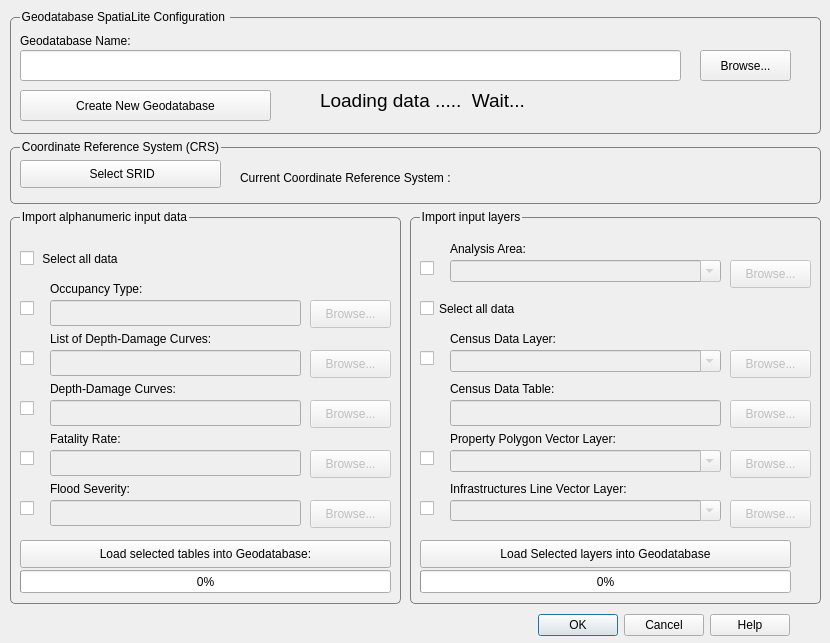
<?xml version="1.0" encoding="UTF-8"?>
<ui version="4.0">
 <class>FloodRisk</class>
 <widget class="QDialog" name="FloodRisk">
  <property name="geometry">
   <rect>
    <x>0</x>
    <y>0</y>
    <width>830</width>
    <height>643</height>
   </rect>
  </property>
  <property name="windowTitle">
   <string>FloodRisk | Database Manager</string>
  </property>
  <widget class="QWidget" name="horizontalLayoutWidget">
   <property name="geometry">
    <rect>
     <x>530</x>
     <y>610</y>
     <width>269</width>
     <height>31</height>
    </rect>
   </property>
   <layout class="QHBoxLayout" name="horizontalLayout">
    <item>
     <widget class="QDialogButtonBox" name="buttonBox">
      <property name="sizePolicy">
       <sizepolicy hsizetype="Fixed" vsizetype="Fixed">
        <horstretch>0</horstretch>
        <verstretch>0</verstretch>
       </sizepolicy>
      </property>
      <property name="orientation">
       <enum>Qt::Horizontal</enum>
      </property>
      <property name="standardButtons">
       <set>QDialogButtonBox::Cancel|QDialogButtonBox::Help|QDialogButtonBox::Ok</set>
      </property>
      <property name="centerButtons">
       <bool>false</bool>
      </property>
     </widget>
    </item>
   </layout>
  </widget>
  <widget class="QGroupBox" name="groupBox">
   <property name="enabled">
    <bool>true</bool>
   </property>
   <property name="geometry">
    <rect>
     <x>10</x>
     <y>10</y>
     <width>811</width>
     <height>131</height>
    </rect>
   </property>
   <property name="mouseTracking">
    <bool>false</bool>
   </property>
   <property name="acceptDrops">
    <bool>false</bool>
   </property>
   <property name="styleSheet">
    <string notr="true">QGroupBox {border: 1px solid gray; border-radius: 5px; margin-top: 7px; margin-bottom: 7px; padding: 0px} QGroupBox::title {top:-7 ex;left: 10px; subcontrol-origin: border}
</string>
   </property>
   <property name="title">
    <string>Geodatabase SpatiaLite Configuration </string>
   </property>
   <property name="flat">
    <bool>false</bool>
   </property>
   <property name="checkable">
    <bool>false</bool>
   </property>
   <property name="checked">
    <bool>false</bool>
   </property>
   <widget class="QLineEdit" name="txtShellFilePath">
    <property name="geometry">
     <rect>
      <x>10</x>
      <y>40</y>
      <width>661</width>
      <height>31</height>
     </rect>
    </property>
   </widget>
   <widget class="QPushButton" name="btnChooseShellFile_1">
    <property name="geometry">
     <rect>
      <x>690</x>
      <y>40</y>
      <width>91</width>
      <height>31</height>
     </rect>
    </property>
    <property name="text">
     <string>Browse...</string>
    </property>
   </widget>
   <widget class="QLabel" name="label">
    <property name="geometry">
     <rect>
      <x>10</x>
      <y>10</y>
      <width>301</width>
      <height>41</height>
     </rect>
    </property>
    <property name="text">
     <string>Geodatabase Name:</string>
    </property>
   </widget>
   <widget class="QPushButton" name="btnChooseShellFile_3">
    <property name="geometry">
     <rect>
      <x>10</x>
      <y>80</y>
      <width>251</width>
      <height>31</height>
     </rect>
    </property>
    <property name="text">
     <string>Create New Geodatabase</string>
    </property>
   </widget>
   <widget class="QLabel" name="label_loading">
    <property name="geometry">
     <rect>
      <x>310</x>
      <y>70</y>
      <width>271</width>
      <height>41</height>
     </rect>
    </property>
    <property name="font">
     <font>
      <pointsize>14</pointsize>
     </font>
    </property>
    <property name="text">
     <string>Loading data .....  Wait...</string>
    </property>
    <property name="textFormat">
     <enum>Qt::AutoText</enum>
    </property>
   </widget>
  </widget>
  <widget class="QGroupBox" name="groupBox_2">
   <property name="geometry">
    <rect>
     <x>10</x>
     <y>140</y>
     <width>811</width>
     <height>71</height>
    </rect>
   </property>
   <property name="styleSheet">
    <string notr="true">QGroupBox {border: 1px solid gray; border-radius: 5px; margin-top: 7px; margin-bottom: 7px; padding: 0px} QGroupBox::title {top:-7 ex;left: 10px; subcontrol-origin: border}
</string>
   </property>
   <property name="title">
    <string>Coordinate Reference System (CRS)</string>
   </property>
   <widget class="QPushButton" name="btnChooseShellFile_2">
    <property name="geometry">
     <rect>
      <x>10</x>
      <y>20</y>
      <width>201</width>
      <height>28</height>
     </rect>
    </property>
    <property name="text">
     <string> Select SRID</string>
    </property>
   </widget>
   <widget class="QLabel" name="label_sr">
    <property name="enabled">
     <bool>true</bool>
    </property>
    <property name="geometry">
     <rect>
      <x>230</x>
      <y>30</y>
      <width>541</width>
      <height>16</height>
     </rect>
    </property>
    <property name="text">
     <string>Current Coordinate Reference System :</string>
    </property>
   </widget>
  </widget>
  <widget class="QGroupBox" name="groupBox_3">
   <property name="geometry">
    <rect>
     <x>410</x>
     <y>210</y>
     <width>411</width>
     <height>401</height>
    </rect>
   </property>
   <property name="styleSheet">
    <string notr="true">QGroupBox {border: 1px solid gray; border-radius: 5px; margin-top: 7px; margin-bottom: 7px; padding: 0px} QGroupBox::title {top:-7 ex;left: 10px; subcontrol-origin: border}
</string>
   </property>
   <property name="title">
    <string>Import input layers</string>
   </property>
   <widget class="QPushButton" name="btnChooseShellFile_4">
    <property name="enabled">
     <bool>false</bool>
    </property>
    <property name="geometry">
     <rect>
      <x>320</x>
      <y>50</y>
      <width>81</width>
      <height>28</height>
     </rect>
    </property>
    <property name="text">
     <string>Browse...</string>
    </property>
   </widget>
   <widget class="QLabel" name="label_2">
    <property name="geometry">
     <rect>
      <x>40</x>
      <y>30</y>
      <width>301</width>
      <height>18</height>
     </rect>
    </property>
    <property name="text">
     <string>Analysis Area:</string>
    </property>
   </widget>
   <widget class="QLabel" name="label_3">
    <property name="geometry">
     <rect>
      <x>40</x>
      <y>120</y>
      <width>301</width>
      <height>18</height>
     </rect>
    </property>
    <property name="text">
     <string>Census Data Layer:</string>
    </property>
   </widget>
   <widget class="QPushButton" name="btnChooseShellFile_5">
    <property name="enabled">
     <bool>false</bool>
    </property>
    <property name="geometry">
     <rect>
      <x>320</x>
      <y>140</y>
      <width>81</width>
      <height>28</height>
     </rect>
    </property>
    <property name="text">
     <string>Browse...</string>
    </property>
   </widget>
   <widget class="QLabel" name="label_4">
    <property name="geometry">
     <rect>
      <x>40</x>
      <y>220</y>
      <width>301</width>
      <height>18</height>
     </rect>
    </property>
    <property name="text">
     <string>Property Polygon Vector Layer:</string>
    </property>
   </widget>
   <widget class="QPushButton" name="btnChooseShellFile_6">
    <property name="enabled">
     <bool>false</bool>
    </property>
    <property name="geometry">
     <rect>
      <x>320</x>
      <y>240</y>
      <width>81</width>
      <height>28</height>
     </rect>
    </property>
    <property name="text">
     <string>Browse...</string>
    </property>
   </widget>
   <widget class="QLabel" name="label_5">
    <property name="geometry">
     <rect>
      <x>40</x>
      <y>270</y>
      <width>301</width>
      <height>18</height>
     </rect>
    </property>
    <property name="text">
     <string>Infrastructures Line Vector Layer:</string>
    </property>
   </widget>
   <widget class="QPushButton" name="btnChooseShellFile_7">
    <property name="enabled">
     <bool>false</bool>
    </property>
    <property name="geometry">
     <rect>
      <x>320</x>
      <y>290</y>
      <width>81</width>
      <height>28</height>
     </rect>
    </property>
    <property name="text">
     <string>Browse...</string>
    </property>
   </widget>
   <widget class="QCheckBox" name="checkBox">
    <property name="geometry">
     <rect>
      <x>10</x>
      <y>50</y>
      <width>70</width>
      <height>17</height>
     </rect>
    </property>
    <property name="text">
     <string/>
    </property>
   </widget>
   <widget class="QCheckBox" name="checkBox_2">
    <property name="geometry">
     <rect>
      <x>10</x>
      <y>140</y>
      <width>70</width>
      <height>17</height>
     </rect>
    </property>
    <property name="text">
     <string/>
    </property>
   </widget>
   <widget class="QCheckBox" name="checkBox_3">
    <property name="geometry">
     <rect>
      <x>10</x>
      <y>240</y>
      <width>70</width>
      <height>17</height>
     </rect>
    </property>
    <property name="text">
     <string/>
    </property>
   </widget>
   <widget class="QCheckBox" name="checkBox_4">
    <property name="geometry">
     <rect>
      <x>10</x>
      <y>290</y>
      <width>70</width>
      <height>17</height>
     </rect>
    </property>
    <property name="text">
     <string/>
    </property>
   </widget>
   <widget class="QPushButton" name="btnChooseShellFile_8">
    <property name="geometry">
     <rect>
      <x>10</x>
      <y>330</y>
      <width>371</width>
      <height>28</height>
     </rect>
    </property>
    <property name="text">
     <string>Load Selected layers into Geodatabase</string>
    </property>
   </widget>
   <widget class="QPushButton" name="btnChooseShellFile_9">
    <property name="enabled">
     <bool>false</bool>
    </property>
    <property name="geometry">
     <rect>
      <x>320</x>
      <y>190</y>
      <width>81</width>
      <height>28</height>
     </rect>
    </property>
    <property name="text">
     <string>Browse...</string>
    </property>
   </widget>
   <widget class="QLabel" name="label_6">
    <property name="geometry">
     <rect>
      <x>40</x>
      <y>170</y>
      <width>301</width>
      <height>18</height>
     </rect>
    </property>
    <property name="text">
     <string>Census Data Table:</string>
    </property>
   </widget>
   <widget class="QLineEdit" name="txtShellFilePath_6">
    <property name="enabled">
     <bool>false</bool>
    </property>
    <property name="geometry">
     <rect>
      <x>40</x>
      <y>190</y>
      <width>271</width>
      <height>26</height>
     </rect>
    </property>
   </widget>
   <widget class="QComboBox" name="comboBox">
    <property name="enabled">
     <bool>false</bool>
    </property>
    <property name="geometry">
     <rect>
      <x>40</x>
      <y>50</y>
      <width>271</width>
      <height>22</height>
     </rect>
    </property>
    <property name="editable">
     <bool>true</bool>
    </property>
   </widget>
   <widget class="QComboBox" name="comboBox_2">
    <property name="enabled">
     <bool>false</bool>
    </property>
    <property name="geometry">
     <rect>
      <x>40</x>
      <y>140</y>
      <width>271</width>
      <height>22</height>
     </rect>
    </property>
    <property name="editable">
     <bool>true</bool>
    </property>
   </widget>
   <widget class="QComboBox" name="comboBox_4">
    <property name="enabled">
     <bool>false</bool>
    </property>
    <property name="geometry">
     <rect>
      <x>40</x>
      <y>240</y>
      <width>271</width>
      <height>22</height>
     </rect>
    </property>
    <property name="editable">
     <bool>true</bool>
    </property>
   </widget>
   <widget class="QComboBox" name="comboBox_5">
    <property name="enabled">
     <bool>false</bool>
    </property>
    <property name="geometry">
     <rect>
      <x>40</x>
      <y>290</y>
      <width>271</width>
      <height>21</height>
     </rect>
    </property>
    <property name="editable">
     <bool>true</bool>
    </property>
   </widget>
   <widget class="QCheckBox" name="checkBox_All">
    <property name="geometry">
     <rect>
      <x>10</x>
      <y>90</y>
      <width>271</width>
      <height>17</height>
     </rect>
    </property>
    <property name="text">
     <string>Select all data</string>
    </property>
   </widget>
   <widget class="QProgressBar" name="progressBarGeo">
    <property name="geometry">
     <rect>
      <x>10</x>
      <y>360</y>
      <width>371</width>
      <height>23</height>
     </rect>
    </property>
    <property name="value">
     <number>0</number>
    </property>
   </widget>
  </widget>
  <widget class="QGroupBox" name="groupBox_4">
   <property name="geometry">
    <rect>
     <x>10</x>
     <y>210</y>
     <width>391</width>
     <height>401</height>
    </rect>
   </property>
   <property name="styleSheet">
    <string notr="true">QGroupBox {border: 1px solid gray; border-radius: 5px; margin-top: 7px; margin-bottom: 7px; padding: 0px} QGroupBox::title {top:-7 ex;left: 10px; subcontrol-origin: border}
</string>
   </property>
   <property name="title">
    <string>Import alphanumeric input data</string>
   </property>
   <widget class="QLineEdit" name="txtShellFilePath_12">
    <property name="enabled">
     <bool>false</bool>
    </property>
    <property name="geometry">
     <rect>
      <x>40</x>
      <y>240</y>
      <width>251</width>
      <height>26</height>
     </rect>
    </property>
   </widget>
   <widget class="QPushButton" name="btnChooseShellFile_16">
    <property name="enabled">
     <bool>false</bool>
    </property>
    <property name="geometry">
     <rect>
      <x>300</x>
      <y>240</y>
      <width>81</width>
      <height>28</height>
     </rect>
    </property>
    <property name="text">
     <string>Browse...</string>
    </property>
   </widget>
   <widget class="QLabel" name="label_12">
    <property name="geometry">
     <rect>
      <x>40</x>
      <y>220</y>
      <width>301</width>
      <height>18</height>
     </rect>
    </property>
    <property name="text">
     <string>Fatality Rate:</string>
    </property>
   </widget>
   <widget class="QLabel" name="label_13">
    <property name="geometry">
     <rect>
      <x>40</x>
      <y>270</y>
      <width>301</width>
      <height>18</height>
     </rect>
    </property>
    <property name="text">
     <string>Flood Severity:</string>
    </property>
   </widget>
   <widget class="QPushButton" name="btnChooseShellFile_17">
    <property name="enabled">
     <bool>false</bool>
    </property>
    <property name="geometry">
     <rect>
      <x>300</x>
      <y>290</y>
      <width>81</width>
      <height>28</height>
     </rect>
    </property>
    <property name="text">
     <string>Browse...</string>
    </property>
   </widget>
   <widget class="QLineEdit" name="txtShellFilePath_13">
    <property name="enabled">
     <bool>false</bool>
    </property>
    <property name="geometry">
     <rect>
      <x>40</x>
      <y>290</y>
      <width>251</width>
      <height>26</height>
     </rect>
    </property>
   </widget>
   <widget class="QLabel" name="label_14">
    <property name="geometry">
     <rect>
      <x>40</x>
      <y>170</y>
      <width>301</width>
      <height>18</height>
     </rect>
    </property>
    <property name="text">
     <string>Depth-Damage Curves:</string>
    </property>
   </widget>
   <widget class="QPushButton" name="btnChooseShellFile_18">
    <property name="enabled">
     <bool>false</bool>
    </property>
    <property name="geometry">
     <rect>
      <x>300</x>
      <y>190</y>
      <width>81</width>
      <height>28</height>
     </rect>
    </property>
    <property name="text">
     <string>Browse...</string>
    </property>
   </widget>
   <widget class="QLineEdit" name="txtShellFilePath_14">
    <property name="enabled">
     <bool>false</bool>
    </property>
    <property name="geometry">
     <rect>
      <x>40</x>
      <y>190</y>
      <width>251</width>
      <height>26</height>
     </rect>
    </property>
   </widget>
   <widget class="QCheckBox" name="checkBox_9">
    <property name="geometry">
     <rect>
      <x>10</x>
      <y>240</y>
      <width>70</width>
      <height>17</height>
     </rect>
    </property>
    <property name="text">
     <string/>
    </property>
   </widget>
   <widget class="QCheckBox" name="checkBox_10">
    <property name="geometry">
     <rect>
      <x>10</x>
      <y>290</y>
      <width>70</width>
      <height>17</height>
     </rect>
    </property>
    <property name="text">
     <string/>
    </property>
   </widget>
   <widget class="QCheckBox" name="checkBox_11">
    <property name="geometry">
     <rect>
      <x>10</x>
      <y>190</y>
      <width>70</width>
      <height>17</height>
     </rect>
    </property>
    <property name="text">
     <string/>
    </property>
   </widget>
   <widget class="QCheckBox" name="checkBox_All_3">
    <property name="geometry">
     <rect>
      <x>10</x>
      <y>40</y>
      <width>261</width>
      <height>17</height>
     </rect>
    </property>
    <property name="text">
     <string> Select all data</string>
    </property>
   </widget>
   <widget class="QPushButton" name="btnChooseShellFile_20">
    <property name="geometry">
     <rect>
      <x>10</x>
      <y>330</y>
      <width>371</width>
      <height>28</height>
     </rect>
    </property>
    <property name="text">
     <string>Load selected tables into Geodatabase:</string>
    </property>
   </widget>
   <widget class="QPushButton" name="btnChooseShellFile_21">
    <property name="enabled">
     <bool>false</bool>
    </property>
    <property name="geometry">
     <rect>
      <x>300</x>
      <y>140</y>
      <width>81</width>
      <height>28</height>
     </rect>
    </property>
    <property name="text">
     <string>Browse...</string>
    </property>
   </widget>
   <widget class="QLabel" name="label_16">
    <property name="geometry">
     <rect>
      <x>40</x>
      <y>120</y>
      <width>301</width>
      <height>18</height>
     </rect>
    </property>
    <property name="text">
     <string>List of Depth-Damage Curves:</string>
    </property>
   </widget>
   <widget class="QLineEdit" name="txtShellFilePath_16">
    <property name="enabled">
     <bool>false</bool>
    </property>
    <property name="geometry">
     <rect>
      <x>40</x>
      <y>140</y>
      <width>251</width>
      <height>26</height>
     </rect>
    </property>
   </widget>
   <widget class="QCheckBox" name="checkBox_12">
    <property name="geometry">
     <rect>
      <x>10</x>
      <y>140</y>
      <width>70</width>
      <height>17</height>
     </rect>
    </property>
    <property name="text">
     <string/>
    </property>
   </widget>
   <widget class="QCheckBox" name="checkBox_13">
    <property name="geometry">
     <rect>
      <x>10</x>
      <y>90</y>
      <width>70</width>
      <height>17</height>
     </rect>
    </property>
    <property name="text">
     <string/>
    </property>
   </widget>
   <widget class="QPushButton" name="btnChooseShellFile_22">
    <property name="enabled">
     <bool>false</bool>
    </property>
    <property name="geometry">
     <rect>
      <x>300</x>
      <y>90</y>
      <width>81</width>
      <height>28</height>
     </rect>
    </property>
    <property name="text">
     <string>Browse...</string>
    </property>
   </widget>
   <widget class="QLineEdit" name="txtShellFilePath_17">
    <property name="enabled">
     <bool>false</bool>
    </property>
    <property name="geometry">
     <rect>
      <x>40</x>
      <y>90</y>
      <width>251</width>
      <height>26</height>
     </rect>
    </property>
   </widget>
   <widget class="QLabel" name="label_17">
    <property name="geometry">
     <rect>
      <x>40</x>
      <y>70</y>
      <width>301</width>
      <height>18</height>
     </rect>
    </property>
    <property name="text">
     <string>Occupancy Type:</string>
    </property>
   </widget>
   <widget class="QProgressBar" name="progressBarAlfa">
    <property name="geometry">
     <rect>
      <x>10</x>
      <y>360</y>
      <width>371</width>
      <height>23</height>
     </rect>
    </property>
    <property name="value">
     <number>0</number>
    </property>
   </widget>
  </widget>
  <zorder>horizontalLayoutWidget</zorder>
  <zorder>groupBox</zorder>
  <zorder>groupBox_2</zorder>
  <zorder>groupBox_3</zorder>
  <zorder>groupBox_4</zorder>
  <zorder>buttonBox</zorder>
 </widget>
 <resources/>
 <connections>
  <connection>
   <sender>buttonBox</sender>
   <signal>accepted()</signal>
   <receiver>FloodRisk</receiver>
   <slot>accept()</slot>
   <hints>
    <hint type="sourcelabel">
     <x>423</x>
     <y>576</y>
    </hint>
    <hint type="destinationlabel">
     <x>235</x>
     <y>245</y>
    </hint>
   </hints>
  </connection>
  <connection>
   <sender>buttonBox</sender>
   <signal>rejected()</signal>
   <receiver>FloodRisk</receiver>
   <slot>reject()</slot>
   <hints>
    <hint type="sourcelabel">
     <x>423</x>
     <y>576</y>
    </hint>
    <hint type="destinationlabel">
     <x>235</x>
     <y>245</y>
    </hint>
   </hints>
  </connection>
 </connections>
</ui>
